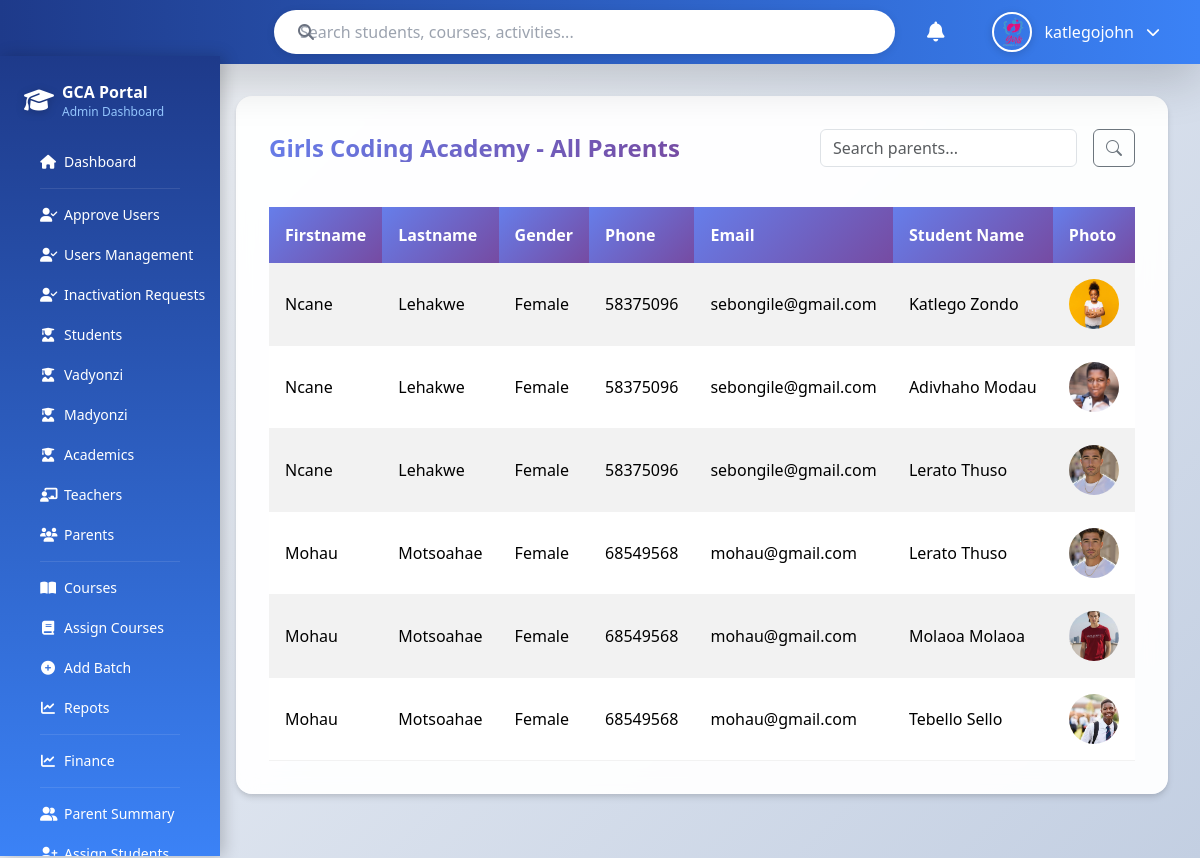
The app's page /all_parents_summary.php (signed in) with its own data.
### tables this page shows
CREATE TABLE `students` (
  `student_id` int(11) NOT NULL AUTO_INCREMENT,
  `student_number` varchar(50) DEFAULT NULL,
  `user_id` int(11) NOT NULL,
  `photo` varchar(255) DEFAULT NULL,
  PRIMARY KEY (`student_id`),
  UNIQUE KEY `student_number` (`student_number`),
  KEY `user_id` (`user_id`),
  CONSTRAINT `students_ibfk_1` FOREIGN KEY (`user_id`) REFERENCES `users` (`user_id`) ON DELETE CASCADE
);

CREATE TABLE `users` (
  `user_id` int(11) NOT NULL AUTO_INCREMENT,
  `firstName` varchar(100) DEFAULT NULL,
  `lastName` varchar(100) DEFAULT NULL,
  `email` varchar(100) DEFAULT NULL,
  `password` varchar(255) DEFAULT NULL,
  `username` varchar(50) DEFAULT NULL,
  `role` varchar(20) DEFAULT NULL,
  `gender` varchar(10) DEFAULT NULL,
  `dob` date DEFAULT NULL,
  `IDNumber` varchar(20) DEFAULT NULL,
  `phone` varchar(20) DEFAULT NULL,
  `document` varchar(255) DEFAULT NULL,
  `status` varchar(20) DEFAULT NULL,
  `address_id` int(11) DEFAULT NULL,
  `created_at` datetime DEFAULT NULL,
  `updated_at` datetime DEFAULT NULL,
  PRIMARY KEY (`user_id`),
  UNIQUE KEY `email` (`email`),
  UNIQUE KEY `username` (`username`),
  KEY `address_id` (`address_id`),
  CONSTRAINT `users_ibfk_1` FOREIGN KEY (`address_id`) REFERENCES `addresses` (`address_id`)
);

### all_parents_summary.php (the view, shortened to what this page needs)
<?php
include("db.php");
$search = isset($_GET['search']) ? trim($_GET['search']) : '';
$parents_sql = "
    SELECT
        u.user_id,
        u.firstName,
        u.lastName,
        u.gender,
        u.phone,
        u.email,
        su.firstName AS studentFirstName,
        su.lastName  AS studentLastName,
        st.photo     AS studentPhoto
    FROM users u
    INNER JOIN parents p ON p.user_id = u.user_id
    LEFT JOIN parent_students ps ON ps.parent_id = p.parent_id
    LEFT JOIN students st ON ps.student_id = st.student_id
    LEFT JOIN users su ON st.user_id = su.user_id
    WHERE u.role = 'parent'
";
if($search){
    $search_param = "%$search%";
    $stmt = $conn->prepare($parents_sql . " AND (u.firstName LIKE ? OR u.lastName LIKE ? OR u.email LIKE ?) ORDER BY u.created_at DESC");
    $stmt->bind_param("sss",$search_param,$search_param,$search_param);
    $stmt->execute();
    $parents = $stmt->get_result();
} else {
    $parents = $conn->query($parents_sql . " ORDER BY u.created_at DESC");
}
?>
<!doctype html>
<html lang="en">
<head>
<link href="https://cdn.jsdelivr.net/npm/bootstrap@5.3.2/dist/css/bootstrap.min.css" rel="stylesheet">
<link href="https://cdn.jsdelivr.net/npm/bootstrap-icons@1.11.3/font/bootstrap-icons.css" rel="stylesheet">
</head>
<body>
<?php include 'top_navigation.php'; ?>
<?php include 'admin_navigation.php'; ?>
<div class="content">
  <main class="main">
    <div class="section-card">
      <div class="d-flex justify-content-between align-items-center mb-3">
        <h2>Girls Coding Academy - All Parents</h2>
        <form method="get" class="search-form">
          <input type="text" name="search" class="form-control" placeholder="Search parents..." value="<?= htmlspecialchars($search) ?>">
          <button type="submit" class="btn btn-outline-secondary"><i class="bi bi-search"></i></button>
        </form>
      </div>
      <div class="table-responsive">
        <table class="table table-striped table-hover align-middle">
          <thead>
            <tr>
              <th>Firstname</th>
              <th>Lastname</th>
              <th>Gender</th>
              <th>Phone</th>
              <th>Email</th>
              <th>Student Name</th>
              <th>Photo</th>
            </tr>
          </thead>
          <tbody>
            <?php while ($p = $parents->fetch_assoc()): ?>
            <tr>
              <td><?= htmlspecialchars($p['firstName']) ?></td>
              <td><?= htmlspecialchars($p['lastName']) ?></td>
              <td><?= htmlspecialchars($p['gender']) ?></td>
              <td><?= htmlspecialchars($p['phone']) ?></td>
              <td><?= htmlspecialchars($p['email']) ?></td>
              <td><?= htmlspecialchars($p['studentFirstName'] . ' ' . $p['studentLastName']) ?></td>
              <td>
                <?php if (!empty($p['studentPhoto'])): ?>
                  <img src="<?= htmlspecialchars($p['studentPhoto']) ?>" class="student-photo">
                <?php else: ?>
                  <span class="text-muted">No Photo</span>
                <?php endif; ?>
              </td>
            </tr>
            <?php endwhile; ?>
          </tbody>
        </table>
      </div>
    </div>
  </main>
</div>
</body>
</html>

### all_parents_summary.php (style rules this page uses)
:root { --primary-gradient: linear-gradient(135deg, #667eea 0%, #764ba2 100%); --secondary-gradient: linear-gradient(135deg, #f093fb 0%, #f5576c 100%); --success-gradient: linear-gradient(135deg, #4facfe 0%, #00f2fe 100%); --warning-gradient: linear-gradient(135deg, #43e97b 0%, #38f9d7 100%); --danger-gradient: linear-gradient(135deg, #fa709a 0%, #fee140 100%); --info-gradient: linear-gradient(135deg, #a8edea 0%, #fed6e3 100%); --shadow-sm: 0 1px 3px rgba(0,0,0,0.12), 0 1px 2px rgba(0,0,0,0.24); --shadow-md: 0 4px 6px rgba(0,0,0,0.1), 0 2px 4px rgba(0,0,0,0.06); --shadow-lg: 0 10px 15px rgba(0,0,0,0.1), 0 4px 6px rgba(0,0,0,0.05); }
body { font-family: 'Inter', -apple-system, BlinkMacSystemFont, 'Segoe UI', Roboto, sans-serif; background: linear-gradient(135deg, #f5f7fa 0%, #c3cfe2 100%); min-height: 100vh; padding-top: 56px; }
.content { min-height: calc(100vh - 56px); transition: all 0.3s ease; }
.main { padding: 2rem 2rem 2rem 1rem; }
.section-card { background: rgba(255, 255, 255, 0.95); backdrop-filter: blur(10px); border-radius: 16px; padding: 2rem; margin-bottom: 2rem; box-shadow: var(--shadow-md); border: 1px solid rgba(255, 255, 255, 0.2); }
.section-card h2 { font-size: 1.5rem; font-weight: 700; color: #1f2937; margin-bottom: 1.5rem; background: var(--primary-gradient); -webkit-background-clip: text; -webkit-text-fill-color: transparent; background-clip: text; }
.search-form { display: flex; gap: 1rem; margin-bottom: 1.5rem; }
.search-form .form-control { flex: 1; }
.table { margin-bottom: 0; }
.table th { background: var(--primary-gradient); color: white; border: none; font-weight: 600; padding: 1rem; }
.table td { padding: 1rem; vertical-align: middle; border-color: rgba(0,0,0,0.05); }
.student-photo { width: 50px; height: 50px; object-fit: cover; border-radius: 50%; border: 2px solid var(--primary-gradient); }
@media (min-width: 992px) { .main { padding-left: 1rem; padding-right: 2rem; } }
@media (min-width: 992px) { .content { margin-left: 280px; } }

### top_navigation.php (style rules this page uses)
body { padding-top: 64px; }
* { transition-property: background-color, border-color, color, fill, stroke; transition-timing-function: cubic-bezier(0.4, 0, 0.2, 1); transition-duration: 150ms; }

### admin_navigation.php (style rules this page uses)
@media (min-width: 992px) { .content, .main-content { margin-left: 220px; transition: margin-left 0.3s ease; } }
* { transition-property: background-color, border-color, color, transform; transition-timing-function: cubic-bezier(0.4, 0, 0.2, 1); transition-duration: 150ms; }

### records on screen
students: users.firstName "Ncane", users.lastName "Lehakwe", users.gender "Female", users.phone "58375096", users.email "sebongile@gmail.com", user.lastName "Katlego Zondo", photo (picture)
students: users.firstName "Ncane", users.lastName "Lehakwe", users.gender "Female", users.phone "58375096", users.email "sebongile@gmail.com", user.lastName "Adivhaho Modau", photo (picture)
students: users.firstName "Ncane", users.lastName "Lehakwe", users.gender "Female", users.phone "58375096", users.email "sebongile@gmail.com", user.lastName "Lerato Thuso", photo (picture), users.firstName "Mohau", users.lastName "Motsoahae", users.phone "68549568", users.email "mohau@gmail.com"
students: users.firstName "Mohau", users.lastName "Motsoahae", users.gender "Female", users.phone "68549568", users.email "mohau@gmail.com", user.lastName "Molaoa Molaoa", photo (picture)
students: users.firstName "Mohau", users.lastName "Motsoahae", users.gender "Female", users.phone "68549568", users.email "mohau@gmail.com", user.lastName "Tebello Sello", photo (picture)

### other values on screen
$username "katlegojohn"
